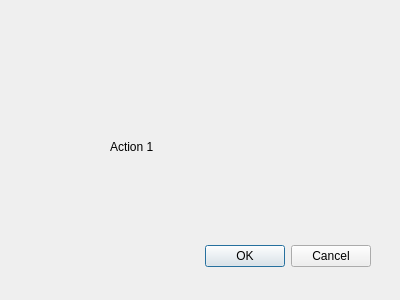
<?xml version="1.0" encoding="UTF-8"?>
<ui version="4.0">
 <class>Test5ClassDialogBase</class>
 <widget class="QDialog" name="Test5ClassDialogBase">
  <property name="geometry">
   <rect>
    <x>0</x>
    <y>0</y>
    <width>400</width>
    <height>300</height>
   </rect>
  </property>
  <property name="windowTitle">
   <string>Test5</string>
  </property>
  <widget class="QDialogButtonBox" name="button_box">
   <property name="geometry">
    <rect>
     <x>30</x>
     <y>240</y>
     <width>341</width>
     <height>32</height>
    </rect>
   </property>
   <property name="orientation">
    <enum>Qt::Horizontal</enum>
   </property>
   <property name="standardButtons">
    <set>QDialogButtonBox::Cancel|QDialogButtonBox::Ok</set>
   </property>
  </widget>
  <widget class="QLabel" name="label">
   <property name="geometry">
    <rect>
     <x>110</x>
     <y>140</y>
     <width>46</width>
     <height>13</height>
    </rect>
   </property>
   <property name="text">
    <string>Action 1</string>
   </property>
  </widget>
 </widget>
 <resources/>
 <connections>
  <connection>
   <sender>button_box</sender>
   <signal>accepted()</signal>
   <receiver>Test5ClassDialogBase</receiver>
   <slot>accept()</slot>
   <hints>
    <hint type="sourcelabel">
     <x>20</x>
     <y>20</y>
    </hint>
    <hint type="destinationlabel">
     <x>20</x>
     <y>20</y>
    </hint>
   </hints>
  </connection>
  <connection>
   <sender>button_box</sender>
   <signal>rejected()</signal>
   <receiver>Test5ClassDialogBase</receiver>
   <slot>reject()</slot>
   <hints>
    <hint type="sourcelabel">
     <x>20</x>
     <y>20</y>
    </hint>
    <hint type="destinationlabel">
     <x>20</x>
     <y>20</y>
    </hint>
   </hints>
  </connection>
 </connections>
</ui>
